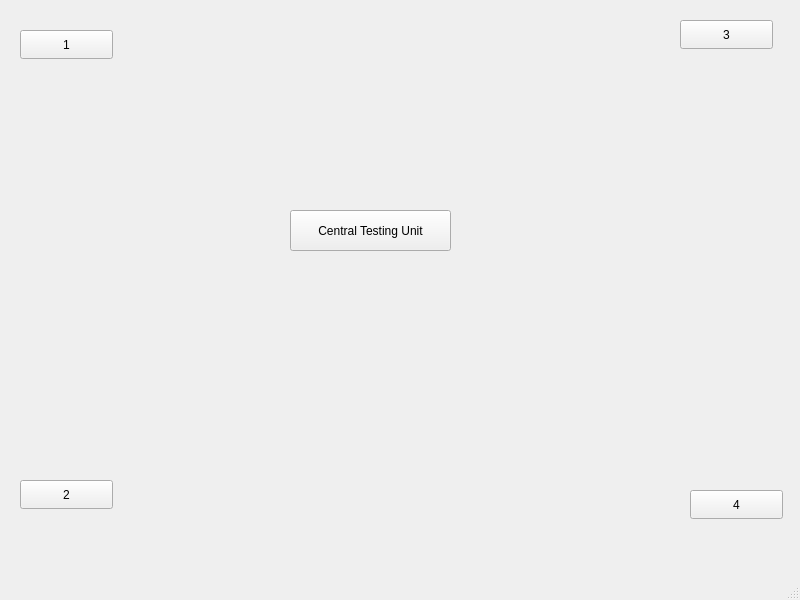
<?xml version="1.0" encoding="UTF-8"?>
<ui version="4.0">
 <class>MainWindow</class>
 <widget class="QMainWindow" name="MainWindow">
  <property name="geometry">
   <rect>
    <x>0</x>
    <y>0</y>
    <width>800</width>
    <height>600</height>
   </rect>
  </property>
  <property name="windowTitle">
   <string>MainWindow</string>
  </property>
  <widget class="QWidget" name="centralwidget">
   <widget class="QPushButton" name="pushButton">
    <property name="geometry">
     <rect>
      <x>20</x>
      <y>30</y>
      <width>93</width>
      <height>29</height>
     </rect>
    </property>
    <property name="text">
     <string>1</string>
    </property>
   </widget>
   <widget class="QPushButton" name="pushButton_2">
    <property name="geometry">
     <rect>
      <x>20</x>
      <y>480</y>
      <width>93</width>
      <height>29</height>
     </rect>
    </property>
    <property name="text">
     <string>2</string>
    </property>
   </widget>
   <widget class="QPushButton" name="pushButton_3">
    <property name="geometry">
     <rect>
      <x>680</x>
      <y>20</y>
      <width>93</width>
      <height>29</height>
     </rect>
    </property>
    <property name="text">
     <string>3</string>
    </property>
   </widget>
   <widget class="QPushButton" name="pushButton_4">
    <property name="geometry">
     <rect>
      <x>690</x>
      <y>490</y>
      <width>93</width>
      <height>29</height>
     </rect>
    </property>
    <property name="text">
     <string>4</string>
    </property>
   </widget>
   <widget class="QPushButton" name="pushButton_5">
    <property name="geometry">
     <rect>
      <x>290</x>
      <y>210</y>
      <width>161</width>
      <height>41</height>
     </rect>
    </property>
    <property name="text">
     <string>Central Testing Unit</string>
    </property>
   </widget>
  </widget>
  <widget class="QMenuBar" name="menubar">
   <property name="geometry">
    <rect>
     <x>0</x>
     <y>0</y>
     <width>800</width>
     <height>26</height>
    </rect>
   </property>
  </widget>
  <widget class="QStatusBar" name="statusbar"/>
 </widget>
 <resources/>
 <connections/>
</ui>
